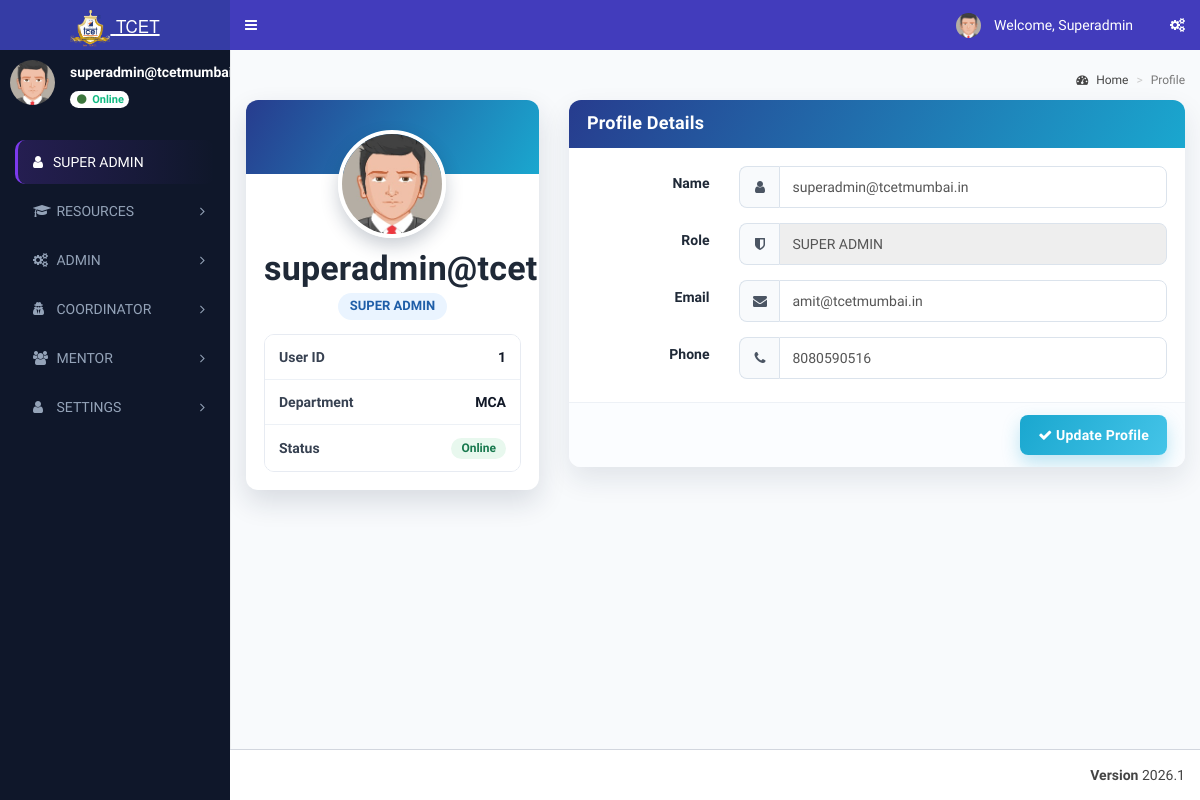
/admin/profile.php (signed in), run on an earlier commit of the app's database.
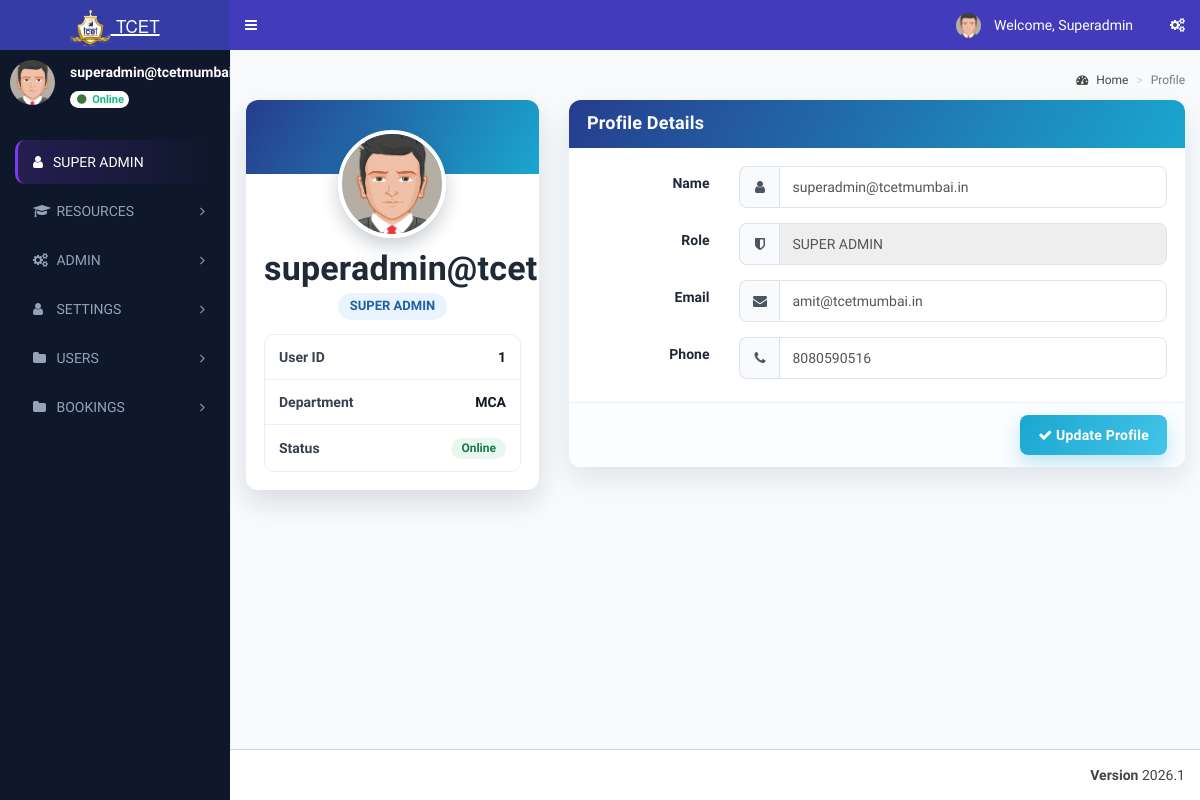
And on a later commit of the database.
### tables this page shows
CREATE TABLE `rt_menu_master` (
  `menu_id` int(11) NOT NULL,
  `menu_name` varchar(100) NOT NULL,
  `menu_icon` varchar(100) NOT NULL DEFAULT 'fa fa-folder'
);

### admin/profile.php (the view, shortened to what the changed rows need)
<?php
include "header/header.php";
?>
<?php include "header/footer.php"; ?>

### database/db_connect.php (called while the page is built, shortened)
<?php
class DBController
{
    public $host = "localhost";
    public $user = "root";
    public $password = "";
    public $database = "tcet_rt";
    function __construct()
    {
        $this->conn = $this->connectDB();
    }
    function connectDB()
{
    try {
        $conn = mysqli_connect($this->host, $this->user, $this->password, $this->database, 3307);
        return $conn;
    } catch (Exception $e) {
        die("Database connection failed: " . $e->getMessage());
    }
}
}
?>

### admin/profile.php (the view, shortened to what the changed rows need)
<?php
include "header/header.php";
?>
<?php include "header/footer.php"; ?>

### admin/header/side_menu.php (shortened to what the changed rows need)
<?php
function sidebar_has_column($conn, $table, $column)
{
	$escapedColumn = mysqli_real_escape_string($conn, $column);
	$result = mysqli_query($conn, "SHOW COLUMNS FROM $table LIKE '$escapedColumn'");
	$exists = ($result && mysqli_num_rows($result) > 0);
	return $exists;
}
$menuHasIconColumn = sidebar_has_column($db_handle->conn, 'rt_menu_master', 'menu_icon');
$subMenuHasIconColumn = sidebar_has_column($db_handle->conn, 'rt_sub_menu_master', 'sub_menu_icon');
$subMenuHasRouteColumn = sidebar_has_column($db_handle->conn, 'rt_sub_menu_master', 'sub_menu_route');
$menuTree = array();
$menuIconSelect = $menuHasIconColumn
	? "COALESCE(NULLIF(TRIM(m.menu_icon), ''), 'fa fa-folder') AS menu_icon"
	: "'fa fa-folder' AS menu_icon";
$subMenuRouteSelect = $subMenuHasRouteColumn
	? "COALESCE(NULLIF(TRIM(sm.sub_menu_route), ''), '#') AS sub_menu_route"
	: "'#' AS sub_menu_route";
$subMenuIconSelect = $subMenuHasIconColumn
	? "COALESCE(NULLIF(TRIM(sm.sub_menu_icon), ''), 'fa fa-angle-double-right') AS sub_menu_icon"
	: "'fa fa-angle-double-right' AS sub_menu_icon";
$menuSql = "SELECT m.menu_id, m.menu_name, $menuIconSelect
			FROM rt_menu_master m
			WHERE (
				EXISTS (
					SELECT 1
					FROM rt_menu_allocation_master mar
					WHERE mar.menu_id = m.menu_id
					  AND mar.role_id = ?
					  AND mar.sub_menu_id IS NULL
				)
				OR EXISTS (
					SELECT 1
					FROM rt_menu_allocation_master maa
					WHERE maa.menu_id = m.menu_id
					  AND maa.role_id = ?
					  AND maa.sub_menu_id IS NOT NULL
				)
			)
			ORDER BY m.menu_id";
$menuStmt = mysqli_prepare($db_handle->conn, $menuSql);
if ($menuStmt) {
	mysqli_stmt_bind_param($menuStmt, 'ii', $usertype, $usertype);
	mysqli_stmt_execute($menuStmt);
	$menuResult = mysqli_stmt_get_result($menuStmt);
	while ($menuRow = mysqli_fetch_assoc($menuResult)) {
		$menuId = (int) $menuRow['menu_id'];
		$menuTree[$menuId] = array(
			'menu_name' => $menuRow['menu_name'],
			'menu_icon' => $menuRow['menu_icon'],
			'submenus' => array()
		);
		$subSql = "SELECT sm.sub_menu_id, sm.sub_menu_name, $subMenuRouteSelect, $subMenuIconSelect
				   FROM rt_sub_menu_master sm
				   WHERE sm.menu_id = ?
				   AND (
					   EXISTS (
						   SELECT 1
						   FROM rt_menu_allocation_master mar
						   WHERE mar.sub_menu_id = sm.sub_menu_id
							 AND mar.role_id = ?
					   )
				   )
				   ORDER BY sm.sort_order ASC, sm.sub_menu_id ASC";
		$subStmt = mysqli_prepare($db_handle->conn, $subSql);
		if ($subStmt) {
			mysqli_stmt_bind_param($subStmt, 'ii', $menuId, $usertype);
			mysqli_stmt_execute($subStmt);
			$subResult = mysqli_stmt_get_result($subStmt);
			while ($subRow = mysqli_fetch_assoc($subResult)) {
				$menuTree[$menuId]['submenus'][] = $subRow;
			}
		}
	}
}
?>
<ul class="sidebar-menu" id="sidebar-dynamic-menu"  data-widget="tree">
	<?php foreach ($menuTree as $menuId => $menuData) {
		$menuName = trim((string) $menuData['menu_name']);
		$menuIcon = trim((string) $menuData['menu_icon']);
		?>
		<li class="treeview" data-menu-id="<?php echo $menuId; ?>" id="sidebar-menu-<?php echo $menuId; ?>">
			<a href="#">
				<i class="<?php echo htmlspecialchars($menuIcon); ?>" aria-hidden="true"></i>
				<span><?php echo strtoupper(htmlspecialchars($menuName)); ?></span>
				<span class="pull-right-container">
					<i class="fa fa-angle-right pull-right"></i>
				</span>
			</a>
		</li>
	<?php } ?>
</ul>
</section>

What changed in the data, as far as the page shows it:
removed rt_menu_master: menu_name "COORDINATOR"
removed rt_menu_master: menu_name "MENTOR"
added rt_menu_master: menu_name "USERS"
added rt_menu_master: menu_name "BOOKINGS"
